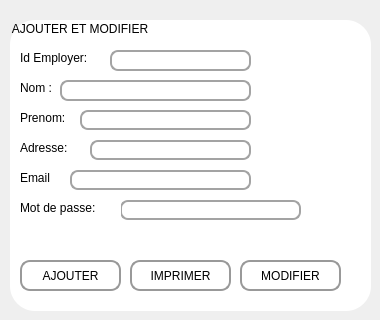
       <widget class="QWidget" name="page_5">
        <widget class="QGroupBox" name="add_2">
         <property name="geometry">
          <rect>
           <x>10</x>
           <y>20</y>
           <width>361</width>
           <height>291</height>
          </rect>
         </property>
         <property name="styleSheet">
          <string notr="true">font: 75 12pt &quot;System&quot;;
border-radius:25px;
background-color:white;</string>
         </property>
         <property name="title">
          <string>AJOUTER ET MODIFIER</string>
         </property>
         <widget class="QLabel" name="label_45">
          <property name="geometry">
           <rect>
            <x>10</x>
            <y>30</y>
            <width>131</width>
            <height>16</height>
           </rect>
          </property>
          <property name="text">
           <string>Id Employer:</string>
          </property>
         </widget>
         <widget class="QLabel" name="label_46">
          <property name="geometry">
           <rect>
            <x>10</x>
            <y>60</y>
            <width>161</width>
            <height>16</height>
           </rect>
          </property>
          <property name="text">
           <string>Nom :</string>
          </property>
         </widget>
         <widget class="QLabel" name="label_47">
          <property name="geometry">
           <rect>
            <x>10</x>
            <y>90</y>
            <width>171</width>
            <height>16</height>
           </rect>
          </property>
          <property name="text">
           <string>Prenom:</string>
          </property>
         </widget>
         <widget class="QLabel" name="label_50">
          <property name="geometry">
           <rect>
            <x>10</x>
            <y>120</y>
            <width>71</width>
            <height>16</height>
           </rect>
          </property>
          <property name="text">
           <string>Adresse:</string>
          </property>
         </widget>
         <widget class="QLabel" name="label_51">
          <property name="geometry">
           <rect>
            <x>10</x>
            <y>150</y>
            <width>201</width>
            <height>16</height>
           </rect>
          </property>
          <property name="text">
           <string>Email</string>
          </property>
         </widget>
         <widget class="QLineEdit" name="id_employer">
          <property name="geometry">
           <rect>
            <x>100</x>
            <y>30</y>
            <width>141</width>
            <height>21</height>
           </rect>
          </property>
          <property name="styleSheet">
           <string notr="true">
QLineEdit{
border:2px solid rgb(163, 163, 163);
/*border:	rgb(179, 179, 179);*/
border-radius:8px;
/*color:rgb(165, 165, 165);*/
padding-left:8px;
padding-right:8px;
/*background-color:rgb(255, 255, 255);*/}
QLineEdit:hover{
border:2px solid rgb(48,50,62);
border-radius:8px;
}
QLineEdit:focus{
border:2px solid rgb(163, 163, 163);
border-radius:8px;}</string>
          </property>
         </widget>
         <widget class="QLineEdit" name="adresse">
          <property name="geometry">
           <rect>
            <x>80</x>
            <y>120</y>
            <width>161</width>
            <height>20</height>
           </rect>
          </property>
          <property name="styleSheet">
           <string notr="true">
QLineEdit{
border:2px solid rgb(163, 163, 163);
/*border:	rgb(179, 179, 179);*/
border-radius:8px;
/*color:rgb(165, 165, 165);*/
padding-left:8px;
padding-right:8px;
/*background-color:rgb(255, 255, 255);*/}
QLineEdit:hover{
border:2px solid rgb(48,50,62);
border-radius:8px;
}
QLineEdit:focus{
border:2px solid rgb(163, 163, 163);
border-radius:8px;}</string>
          </property>
         </widget>
         <widget class="QLineEdit" name="mdp">
          <property name="geometry">
           <rect>
            <x>110</x>
            <y>180</y>
            <width>181</width>
            <height>20</height>
           </rect>
          </property>
          <property name="styleSheet">
           <string notr="true">

QLineEdit{
border:2px solid rgb(163, 163, 163);
/*border:	rgb(179, 179, 179);*/
border-radius:8px;
/*color:rgb(165, 165, 165);*/
padding-left:8px;
padding-right:8px;
/*background-color:rgb(255, 255, 255);*/}
QLineEdit:hover{
border:2px solid rgb(48,50,62);
border-radius:8px;
}
QLineEdit:focus{
border:2px solid rgb(163, 163, 163);
border-radius:8px;}</string>
          </property>
         </widget>
         <widget class="QLineEdit" name="prenom">
          <property name="geometry">
           <rect>
            <x>70</x>
            <y>90</y>
            <width>171</width>
            <height>20</height>
           </rect>
          </property>
          <property name="styleSheet">
           <string notr="true">
QLineEdit{
border:2px solid rgb(163, 163, 163);
/*border:	rgb(179, 179, 179);*/
border-radius:8px;
/*color:rgb(165, 165, 165);*/
padding-left:8px;
padding-right:8px;
/*background-color:rgb(255, 255, 255);*/}
QLineEdit:hover{
border:2px solid rgb(48,50,62);
border-radius:8px;
}
QLineEdit:focus{
border:2px solid rgb(163, 163, 163);
border-radius:8px;}</string>
          </property>
         </widget>
         <widget class="QLineEdit" name="nom_2">
          <property name="geometry">
           <rect>
            <x>50</x>
            <y>60</y>
            <width>191</width>
            <height>21</height>
           </rect>
          </property>
          <property name="styleSheet">
           <string notr="true">
QLineEdit{
border:2px solid rgb(163, 163, 163);
/*border:	rgb(179, 179, 179);*/
border-radius:8px;
/*color:rgb(165, 165, 165);*/
padding-left:8px;
padding-right:8px;
/*background-color:rgb(255, 255, 255);*/}
QLineEdit:hover{
border:2px solid rgb(48,50,62);
border-radius:8px;
}
QLineEdit:focus{
border:2px solid rgb(163, 163, 163);
border-radius:8px;}</string>
          </property>
         </widget>
         <widget class="QPushButton" name="ajouter_Employer">
          <property name="geometry">
           <rect>
            <x>10</x>
            <y>240</y>
            <width>101</width>
            <height>31</height>
           </rect>
          </property>
          <property name="styleSheet">
           <string notr="true">
QPushButton{
border-style:solid;
border-width: 2px;
border-color: #999999;
border-radius: 10px;
/*background-color:rgb(58, 122, 62);*/

background-color: qlineargradient(x1: 0, y1: 0, x2: 0, y2: 1,
stop: 0 #CCCCCC, stop: 1 #AAAAAA);
}
QPushButton:hover{
background-color:#0077b6;

color:rgb(255,255,255);
 
}
QPushButton:pressed{
background-color:#0077b6;}</string>
          </property>
          <property name="text">
           <string>AJOUTER</string>
          </property>
          <property name="icon">
           <iconset resource="res.qrc">
            <normaloff>:/prefix/new/res/plus-circle.png</normaloff>:/prefix/new/res/plus-circle.png</iconset>
          </property>
         </widget>
         <widget class="QPushButton" name="modifier_2">
          <property name="geometry">
           <rect>
            <x>230</x>
            <y>240</y>
            <width>101</width>
            <height>31</height>
           </rect>
          </property>
          <property name="styleSheet">
           <string notr="true">
QPushButton{
border-style:solid;
border-width: 2px;
border-color: #999999;
border-radius: 10px;
/*background-color:rgb(58, 122, 62);*/

background-color: qlineargradient(x1: 0, y1: 0, x2: 0, y2: 1,
stop: 0 #CCCCCC, stop: 1 #AAAAAA);
}
QPushButton:hover{
background-color:#0077b6;

color:rgb(255,255,255);
 
}
QPushButton:pressed{
background-color:#0077b6;}</string>
          </property>
          <property name="text">
           <string>MODIFIER</string>
          </property>
          <property name="icon">
           <iconset resource="res.qrc">
            <normaloff>:/prefix/new/res/edit.png</normaloff>:/prefix/new/res/edit.png</iconset>
          </property>
         </widget>
         <widget class="QPushButton" name="imprimer_2">
          <property name="geometry">
           <rect>
            <x>120</x>
            <y>240</y>
            <width>101</width>
            <height>31</height>
           </rect>
          </property>
          <property name="styleSheet">
           <string notr="true">
QPushButton{
border-style:solid;
border-width: 2px;
border-color: #999999;
border-radius: 10px;
/*background-color:rgb(58, 122, 62);*/

background-color: qlineargradient(x1: 0, y1: 0, x2: 0, y2: 1,
stop: 0 #CCCCCC, stop: 1 #AAAAAA);
}
QPushButton:hover{
background-color:#0077b6;

color:rgb(255,255,255);
 
}
QPushButton:pressed{
background-color:#0077b6;}</string>
          </property>
          <property name="text">
           <string>IMPRIMER</string>
          </property>
          <property name="icon">
           <iconset resource="res.qrc">
            <normaloff>:/prefix/new/res/imprimer.png</normaloff>:/prefix/new/res/imprimer.png</iconset>
          </property>
         </widget>
         <widget class="QLabel" name="label_52">
          <property name="geometry">
           <rect>
            <x>10</x>
            <y>180</y>
            <width>101</width>
            <height>16</height>
           </rect>
          </property>
          <property name="text">
           <string>Mot de passe:</string>
          </property>
         </widget>
         <widget class="QLineEdit" name="email">
          <property name="geometry">
           <rect>
            <x>60</x>
            <y>150</y>
            <width>181</width>
            <height>20</height>
           </rect>
          </property>
          <property name="styleSheet">
           <string notr="true">

QLineEdit{
border:2px solid rgb(163, 163, 163);
/*border:	rgb(179, 179, 179);*/
border-radius:8px;
/*color:rgb(165, 165, 165);*/
padding-left:8px;
padding-right:8px;
/*background-color:rgb(255, 255, 255);*/}
QLineEdit:hover{
border:2px solid rgb(48,50,62);
border-radius:8px;
}
QLineEdit:focus{
border:2px solid rgb(163, 163, 163);
border-radius:8px;}</string>
          </property>
         </widget>
        </widget>
       </widget>
